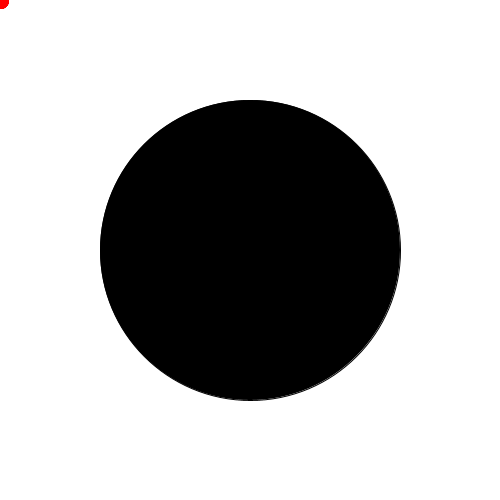
Frame 1 (no input)
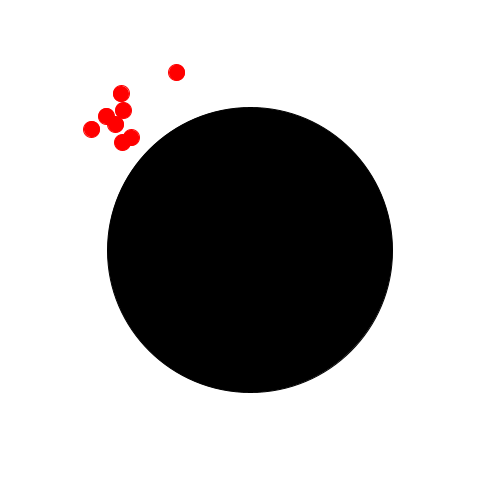
Frame 60 (the mouse pressed at the canvas centre just before this capture)
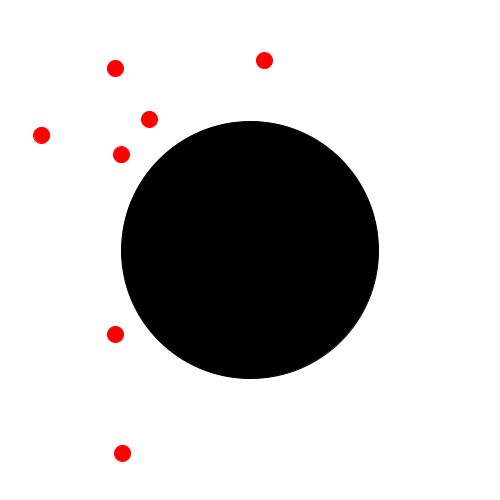
Frame 120 (the mouse held since frame 60 and released just before this capture)

The Processing sketch that drew these frames (run headless with seeded random() and noise(); from frame 60 on, the mouse is pressed at the canvas centre):

// Processing sketch: processing_27130
// ── processing_27130.pde

int amount = 8;
int circleWidth= 300;
int a = 1;

class Ball {
  int w=16;
  int h=16;
  float xPos;
  float yPos;
  float ySpeed;
  float xSpeed;
  float gravityX = 0.1;
  float gravityY = 0.1;
}

Ball[] ballContainer;


void setup() {
  size(500,500);
  ballContainer = new Ball[amount];
  for(int i = 0; i < amount; i++) {
    ballContainer[i] = new Ball();
    ballContainer[i].xPos = mouseX;
  }
}
void drawball(Ball myball) {
  fill(255,0,0);
  stroke(255,0,0);
  ellipse(myball.xPos, myball.yPos, myball.w, myball.h);
  myball.ySpeed +=myball.gravityY;
  myball.yPos += myball.ySpeed;
  //myball.ySpeed += 1;
  myball.xSpeed += myball.gravityX;
  myball.xPos += myball.xSpeed;
  //myball.xSpeed += 1;
  if (dist(myball.xPos,myball.yPos,width/2,height/2)<=(circleWidth/2)+10) {
    //myball.yPos = height;
    myball.ySpeed = -myball.ySpeed-random(-5,5);
    circleWidth += -a;
  }
  if (dist(myball.xPos,myball.yPos,width/2,height/2)>=(circleWidth/2)+230) {
    //myball.yPos = height;
    myball.ySpeed = -myball.ySpeed-random(-5,5);
  }
  if (dist(myball.xPos,myball.yPos,width/2,height/2)>=(circleWidth/2)+230) {
    //myball.yPos = height;
    myball.xSpeed = -myball.xSpeed-random(-5,5);
  }
  if (dist(myball.xPos,myball.yPos,width/2,height/2)<=(circleWidth/2)-10) {
    myball.xPos=width-10;
    myball.yPos=height/2-10;
  }
  if (dist(myball.xPos,myball.yPos,width/2,height/2)>=(circleWidth/2)+255) {
    myball.xPos=width/2+circleWidth/2-10;
    myball.yPos=height/2+circleWidth/2-10;
  }
  if ( myball.yPos > height) {
    //myball.yPos = height;
    myball.ySpeed = -random(10,15);
  }
  if (dist(myball.xPos,myball.yPos,width/2,height/2)<=(circleWidth/2)+10) {
    //myball.xPos = width;
    myball.xSpeed = -myball.xSpeed-random(-5,5);
    circleWidth += -a;
  }
  if ( myball.xPos > width) {
    //myball.xPos = width;
    myball.xSpeed = -random(10,15);
  }
  if ( myball.xPos < 0) {
    //myball.xPos = width;
    myball.xSpeed = random(10,15);
  }
  if ( myball.yPos < 0) {
    //myball.xPos = width;
    myball.ySpeed = random(10,15);
  }
  if(circleWidth<5){
    a=-1;
  }
  if(circleWidth>500){
    a=1;
  }
}

void draw() {
  background(0);
  stroke(0);
  fill(255);
  ellipse(width/2,height/2,circleWidth+500,circleWidth+500);
  fill(0);
  ellipse(width/2,height/2,circleWidth,circleWidth);
  for(int i = 0; i < amount; i++) {
    drawball(ballContainer[i]);
  }
}
